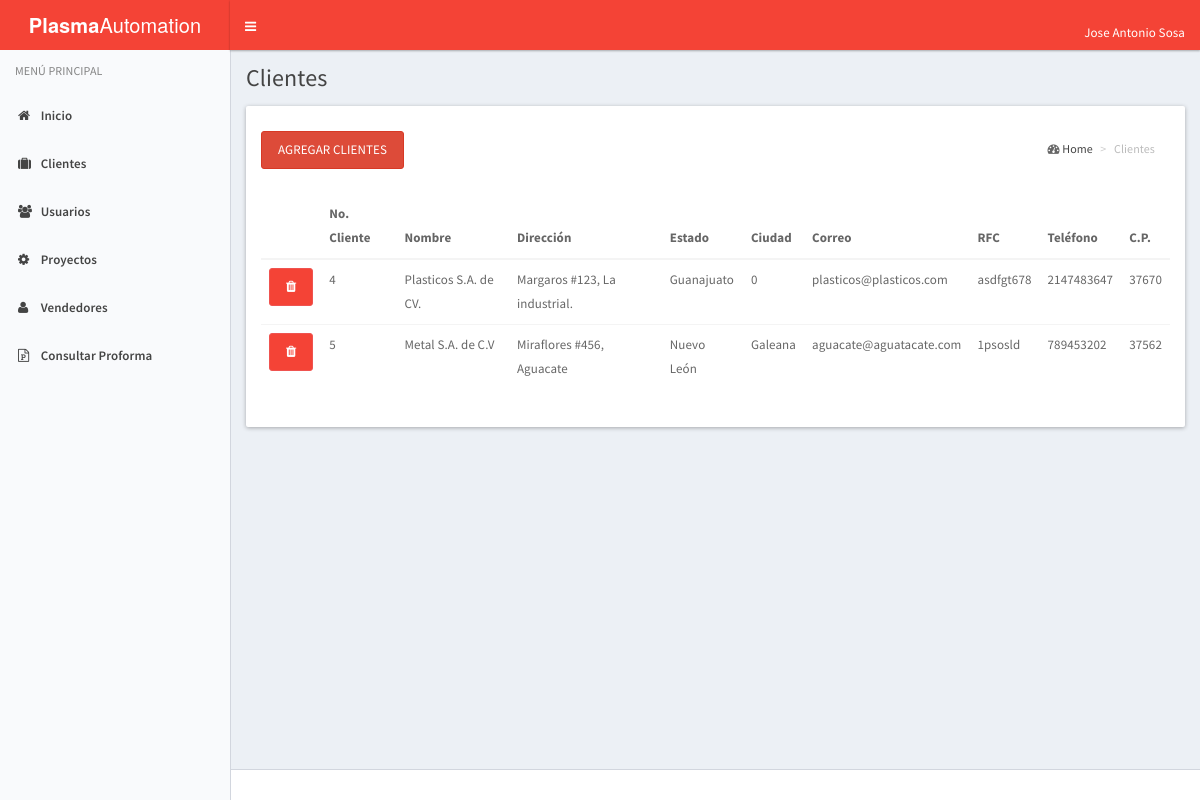
The page /index_cliente.php (signed in) on the database its author committed.
### tables this page shows
CREATE TABLE IF NOT EXISTS `cliente` (
  `No_Cliente` int(10) NOT NULL,
  `nombre` varchar(25) NOT NULL,
  `domicilio` varchar(70) NOT NULL,
  `id_estado` int(2) NOT NULL,
  `id_municipio` varchar(25) NOT NULL,
  `rfc` varchar(15) NOT NULL,
  `correo` varchar(30) NOT NULL,
  `telefono` int(15) NOT NULL,
  `c_p` int(8) NOT NULL
);

CREATE TABLE IF NOT EXISTS `estado` (
  `id_estado` int(3) NOT NULL COMMENT 'Identificador de la tabla estado.',
  `estado` varchar(30) NOT NULL COMMENT 'Nombre del estado.'
);

### index_cliente.php (the view, shortened to what this page needs)
<!DOCTYPE html>
<html lang="es">
  <head>
    <link rel="stylesheet" href="assets/bootstrap/css/bootstrap.css">
    <link rel="stylesheet" href="assets/css/font-awesome.min.css">
    <link rel="stylesheet" href="assets/css/ionicons.min.css">
    <link rel="stylesheet" href="assets/dist/css/AdminLTE.css">
    <link rel="stylesheet" href="assets/dist/css/skins/_all-skins.css">
    <link rel="stylesheet" href="assets/plugins/select2/select2.min.css">
    <link href="assets/plugins/pnotify/css/pnotify.custom.min.css" rel="stylesheet">
  </head>
  <body class="hold-transition skin-blue-light sidebar-mini">
    <div class="wrapper">
      <?php
        include('header.php');
      ?>
      <?php
        include('menu.php');
      ?>
      <div class="content-wrapper" id="content">
        <section class="content-header">
          <h1>
            Clientes
          </h1>
        </section>
        <section class="content">
      <div class="col-lg-12">
         <div class="row">
          <div class="panel">
            <div class="panel-heading">
              <section class="content-header">
                <ol class="breadcrumb">
                   <i class="fa fa-dashboard"></i>
                    <li><a href="">Home</a></li>
                    <li class="active">Clientes
                   </li>
                </ol>
              </section>
            <button class="btn btn-danger" data-toggle="modal" data-target="#miventana">Agregar Clientes</button>
            </div>
            <div class="panel-body">
              <table class="table">
                <thead>
                  <tr>
                    <th></th>
                    <th>No. Cliente</th>
                    <th>Nombre</th>
                    <th>Dirección</th>
                    <th>Estado</th>
                    <th>Ciudad</th>
                    <th>Correo</th>
                    <th>RFC</th>
                    <th>Teléfono</th>
                    <th>C.P.</th>
                  </tr>
                </thead>
                <tbody>
                <?php
                  $host = 'localhost';
                  $user = 'root';
                  $password = '';
                  $conexion = @mysql_connect($host, $user, $password);
                  $sql = "SELECT c.No_cliente as NoCliente , c.nombre as nombre, c.domicilio as Direccion, c.correo as Correo, e.id_estado, e.estado as Estado, c.id_municipio as Ciudad, c.rfc as RFC, c.telefono as Telefono, c.c_p as C_P FROM cliente c inner join estado e on e.id_estado = c.id_estado";
                  $resultado = mysql_query($sql, $conexion);
                  while ($cliente = mysql_fetch_assoc($resultado)) {
                    echo "<tr>";
                    echo "<td><a href='clientes.php?eliminar_cliente_id=".$cliente['NoCliente']."' class='btn btn-primary eliminar-cliente'><i class='fa fa-trash eliminar-cliente'></i></a></td>";
                    echo "<td>".$cliente['NoCliente']."</td>";
                    echo "<td>".$cliente['nombre']."</td>";
                    echo "<td>".($cliente['Direccion'])."</td>";
                    echo "<td>".($cliente['Estado'])."</td>";
                    echo "<td>".($cliente['Ciudad'])."</td>";
                     echo "<td>".($cliente['Correo'])."</td>";
                    echo "<td>".($cliente['RFC'])."</td>";
                    echo "<td>".($cliente['Telefono'])."</td>";
                    echo "<td>".($cliente['C_P'])."</td>";
                    echo "</tr>";
                  }
                ?>
                </tbody>
              </table>
            </div>
          </div>
        </div>
      </div>
    </section>
  </div>
      <footer class="main-footer">
      </footer>
    </div>
  </body>
</html>

### rows shown on the page
cliente: No_Cliente "4", nombre "Plasticos S.A. de CV.", domicilio "Margaros #123, La industrial.", id_estado.estado "Guanajuato", id_municipio "0", correo "plasticos@plasticos.com", rfc "asdfgt678", telefono "2147483647", c_p "37670"
cliente: No_Cliente "5", nombre "Metal S.A. de C.V", domicilio "Miraflores #456, Aguacate", id_estado.estado "Nuevo León", id_municipio "Galeana", correo "aguacate@aguatacate.com", rfc "1psosld", telefono "789453202", c_p "37562"

### other values the page prints
$_SESSION['usuario']['nombre'] "Jose Antonio Sosa"
